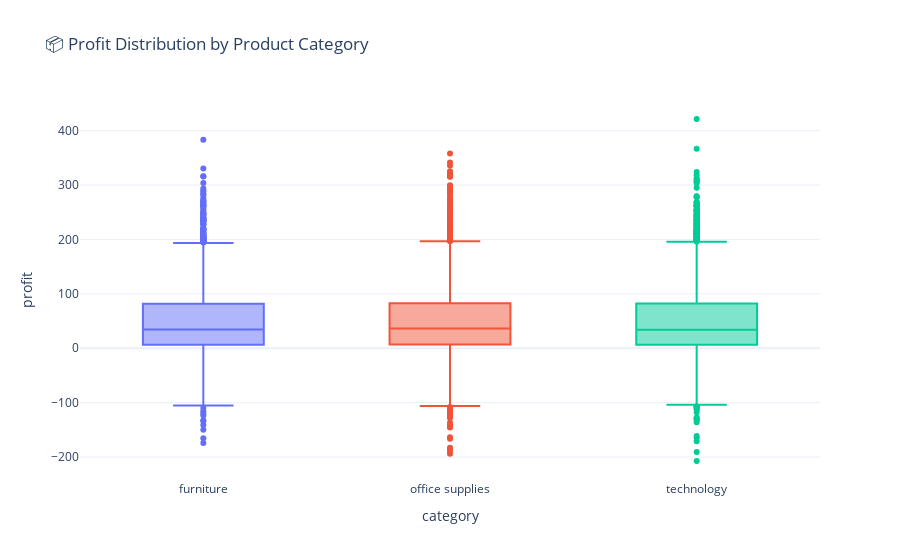

Here is the notebook cell this chart was saved with:
### Code cell
# Boxplot: Profit Distribution by Category
fig2 = px.box(
    superstore,
    x="category",
    y="profit",
    color="category",
    title="📦 Profit Distribution by Product Category",
    hover_data=["sub_category", "region", "sales"],
    template="plotly_white"
)
fig2.update_layout(showlegend=False)
fig2.show()

### Figure 1 — Plotly figure (JSON) as saved in the notebook; plotly's stock layout.template omitted (floating-point values rounded to 4 significant figures; data arrays with more than 128 entries replaced by an {"elided": "..."} marker saying what was removed)
{"data": [{"alignmentgroup": "True", "customdata": {"elided": "2730x3 mixed values"}, "hovertemplate": "category=%{x}<br>profit=%{y}<br>sub_category=%{customdata[0]}<br>region=%{customdata[1]}<br>sales=%{customdata[2]}<extra></extra>", "legendgroup": "furniture", "marker": {"color": "#636efa"}, "name": "furniture", "notched": false, "offsetgroup": "furniture", "orientation": "v", "showlegend": true, "type": "box", "x": {"elided": "2730 str values"}, "x0": " ", "xaxis": "x", "y": {"elided": "2730 float values"}, "y0": " ", "yaxis": "y"}, {"alignmentgroup": "True", "customdata": {"elided": "3640x3 mixed values"}, "hovertemplate": "category=%{x}<br>profit=%{y}<br>sub_category=%{customdata[0]}<br>region=%{customdata[1]}<br>sales=%{customdata[2]}<extra></extra>", "legendgroup": "office supplies", "marker": {"color": "#EF553B"}, "name": "office supplies", "notched": false, "offsetgroup": "office supplies", "orientation": "v", "showlegend": true, "type": "box", "x": {"elided": "3640 str values"}, "x0": " ", "xaxis": "x", "y": {"elided": "3640 float values"}, "y0": " ", "yaxis": "y"}, {"alignmentgroup": "True", "customdata": {"elided": "3630x3 mixed values"}, "hovertemplate": "category=%{x}<br>profit=%{y}<br>sub_category=%{customdata[0]}<br>region=%{customdata[1]}<br>sales=%{customdata[2]}<extra></extra>", "legendgroup": "technology", "marker": {"color": "#00cc96"}, "name": "technology", "notched": false, "offsetgroup": "technology", "orientation": "v", "showlegend": true, "type": "box", "x": {"elided": "3630 str values"}, "x0": " ", "xaxis": "x", "y": {"elided": "3630 float values"}, "y0": " ", "yaxis": "y"}], "layout": {"boxmode": "overlay", "legend": {"title": {"text": "category"}, "tracegroupgap": 0}, "showlegend": false, "title": {"text": "📦 Profit Distribution by Product Category"}, "xaxis": {"anchor": "y", "categoryarray": ["furniture", "office supplies", "technology"], "categoryorder": "array", "domain": [0, 1], "title": {"text": "category"}}, "yaxis": {"anchor": "x", "domain": [0, 1], "title": {"text": "profit"}}}}
